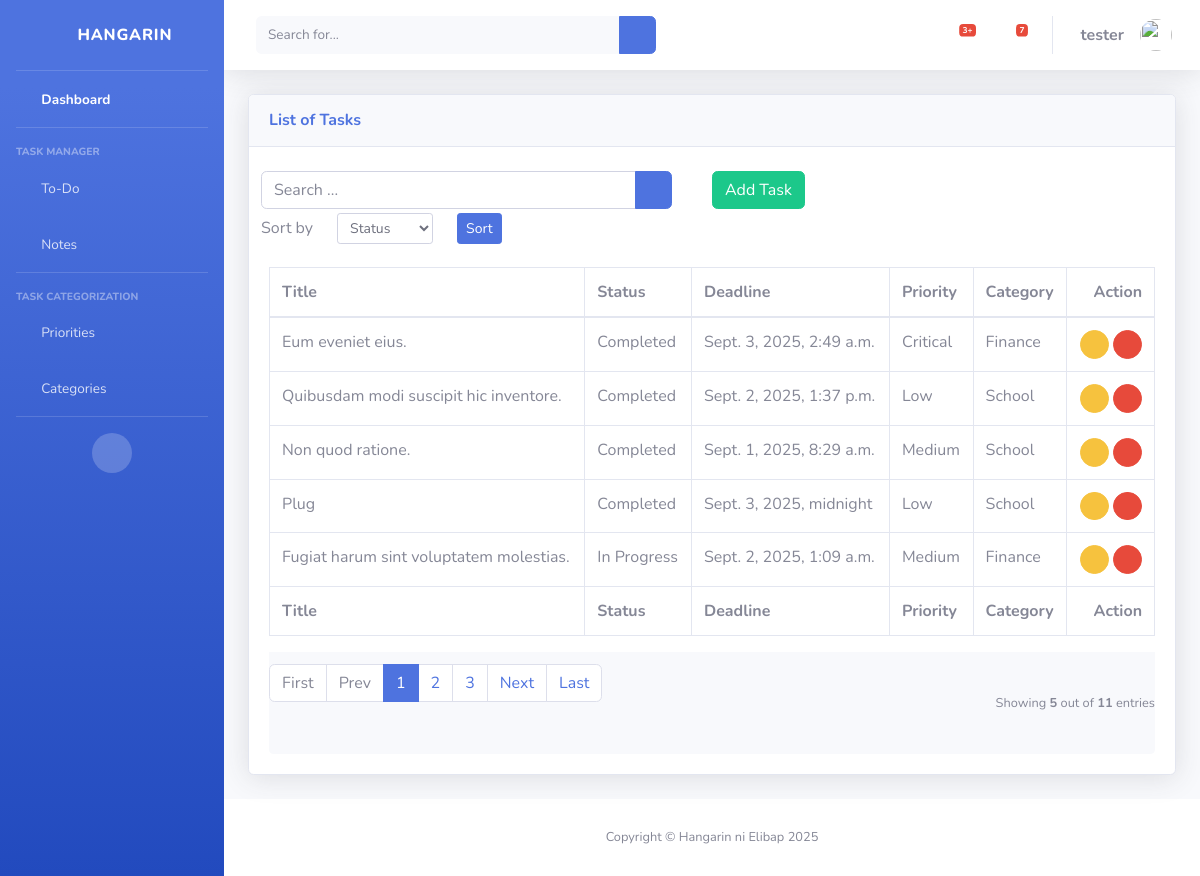
/task_list (signed in), run on the app's committed database.
### taskmanager/models.py (models this page shows, shortened)
class BaseModel(models.Model):
    created_at = models.DateTimeField(auto_now_add=True, db_index=True)
    updated_at = models.DateTimeField(auto_now=True)
    class Meta:
        abstract = True

class Task(BaseModel):
    title = models.CharField(max_length=150)
    description = models.CharField(max_length=500)
    deadline = models.DateTimeField()
    status = models.CharField(max_length=50,
        choices=[
            ("Pending", "Pending"),
            ("In Progress ", "In Progress"),
            ("Completed", "Completed"),
        ], default="pending"
    )
    category = models.ForeignKey(Category, null=True, blank=True, on_delete=models.CASCADE)
    priority = models.ForeignKey(Priority, null=True, blank=True, on_delete=models.CASCADE)

class Priority(BaseModel):
    name = models.CharField(max_length=150)
    class Meta:
        verbose_name = "Priority"
        verbose_name_plural = "Priorities"
    def __str__(self):
        return self.name

class Category(BaseModel):
    name = models.CharField(max_length=150)
    class Meta:
        verbose_name = "Category"
        verbose_name_plural = "Categories"
        ordering=['name']
    def __str__(self):
        return self.name

### taskmanager/views.py (the view)
# urls.py: path('task_list', TaskList.as_view(), name='task-list'),
class TaskList(LoginRequiredMixin, ListView):
    model = Task
    context_object_name = 'task'
    template_name = 'task_list.html'
    paginate_by = 5
    def get_ordering(self):
        allowed = ["status", "priority", "category"]
        sort_by = self.request.GET.get("sort_by")
        if sort_by in allowed:
            return sort_by
        return "status"
    def get_queryset(self):
        qs = super().get_queryset()
        query = self.request.GET.get('q')
        if query:
            qs = qs.filter(
                Q(title__icontains=query) |
                Q(description__icontains=query)
            )
        return qs

### templates/task_list.html (shortened to what this page needs)
{% extends 'base.html' %} {% load static %} {% block content %}
<div class="content">
    <div class="container-fluid">
        <div class="row">
            <div class="col-md-12">
                <div class="card shadow mb-4">
                    <div class="card-header py-3">
                        <h6 class="m-0 font-weight-bold text-primary">List of Tasks</h6>
                    </div>
                    <br />
                    <div class="col-md-12 row">
                        <div class="col-md-6">
                            <form class="navbar-left navbar-form nav-search mr-md-3" action="{% url 'task-list' %}">
                                <div class="input-group">
                                    <input type="text" placeholder="Search ..." class="form-control" name="q" />
                                    <div class="input-group-append">
                                        <button class="btn btn-primary" type="submit">
                                            <i class="fas fa-search fa-sm"></i>
                                        </button>
                                    </div>
                                </div>
                            </form>
                        </div>
                        <div class="col-md-6">
                            <div class="pull-right">
                                <a href="{% url 'task-add' %}" class="btn btn-success btn-rounded">Add Task</a>
                            </div>
                        </div>
                        <div class="col-md-12">
                            <form method="get" class="row g-2 align-items-center">
                                <div class="col-auto">
                                    <label for="smallSelect" class="col-form-label">Sort by</label>
                                </div>
                                <div class="col-auto">
                                    <select class="form-control form-control-sm" id="smallSelect" name="sort_by">
                                        <option value="status" {% if request.GET.sort_by == "status" %} selected {% endif %}>Status</option>
                                    </select>
                                </div>
                                <div class="col-auto">
                                    <button type="submit" class="btn btn-primary btn-sm btn-rounded">Sort</button>
                                </div>
                            </form>
                        </div>
                    </div>
                    <div class="card-body">
                        <div class="table-responsive">
                            <table class="table table-bordered" id="dataTable" width="100%" cellspacing="0">
                                <thead>
                                    <tr>
                                        <th scope="col">Title</th>
                                        <th scope="col">Status</th>
                                        <th scope="col">Deadline</th>
                                        <th scope="col">Priority</th>
                                        <th scope="col">Category</th>
                                        <th class="text-right" scope="col">Action</th>
                                    </tr>
                                </thead>
                                <tfoot>
                                    <tr>
                                        <th scope="col">Title</th>
                                        <th scope="col">Status</th>
                                        <th scope="col">Deadline</th>
                                        <th scope="col">Priority</th>
                                        <th scope="col">Category</th>
                                        <th class="text-right" scope="col">Action</th>
                                    </tr>
                                </tfoot>
                                <tbody>
                                    {% for object in object_list %}
                                    <tr>
                                        <td>{{ object.title }}</td>
                                        <td>{{ object.status }}</td>
                                        <td>{{ object.deadline }}</td>
                                        <td>{{ object.priority }}</td>
                                        <td>{{ object.category }}</td>
                                        <td class="text-right">
                                            <a class="btn btn-warning btn-circle btn-sm"
                                                href="task_list/{{ object.id }}">
                                                <i class="fas fa-wrench"></i>
                                            </a>
                                            <a class="btn btn-danger btn-circle btn-sm"
                                                href="task_list/{{ object.id }}/delete">
                                                <i class="fas fa-trash"></i>
                                            </a>
                                        </td>
                                    </tr>
                                    {% empty %}
                                    <tr>
                                        <td colspan="4" style="text-align: center">
                                            <p class="text-sm font-weight-bold mb-0">No Records Found</p>
                                        </td>
                                    </tr>
                                    {% endfor %}
                                </tbody>
                            </table>
                            {% include 'includes/pagination.html' %}
                        </div>
                    </div>
                </div>
            </div>
        </div>
    </div>
</div>
{% endblock %}

### templates/base.html (shortened to what this page needs)
{% load static %}
{% load pwa %}
<!DOCTYPE html>
<html lang="en">
<head>
    <link rel="stylesheet" href="{% static 'css/sb-admin-2.min.css' %}">
    <link href="{% static 'vendor/fontawesome-free/css/all.min.css' %}" rel="stylesheet" type="text/css">
</head>
<body id="page-top">
    <div id="wrapper">
        <ul class="navbar-nav bg-gradient-primary sidebar sidebar-dark accordion" id="accordionSidebar">
            <a class="sidebar-brand d-flex align-items-center justify-content-center" href="{% url 'home' %}">
                <div class="sidebar-brand-icon rotate-n-15">
                    <i class="fas fa-clipboard-list"></i>
                </div>
                <div class="sidebar-brand-text mx-3">Hangarin</div>
            </a>
            <hr class="sidebar-divider my-0">
            <li class="nav-item active">
                <a class="nav-link" href="{% url 'home' %}">
                    <i class="fas fa-fw fa-tachometer-alt"></i>
                    <span>Dashboard</span></a>
            </li>
            <hr class="sidebar-divider">
            <div class="sidebar-heading">
                Task Manager
            </div>
            <li class="nav-item">
                <a class="nav-link collapsed" href="#" data-toggle="collapse" data-target="#collapseUtilities"
                    aria-expanded="true" aria-controls="collapseUtilities">
                    <i class="fas fa-fw fa-clipboard-list"></i>
                    <span>To-Do</span>
                </a>
            </li>
            <li class="nav-item">
                <a class="nav-link" href="{% url 'note-list' %}">
                    <i class="fas fa-fw fa-comments"></i>
                    <span>Notes</span></a>
            </li>
            <hr class="sidebar-divider">
            <div class="sidebar-heading">
                Task Categorization
            </div>
            <li class="nav-item">
                <a class="nav-link" href="{% url 'priority-list' %}">
                    <i class="fas fa-fw fa-calendar"></i>
                    <span>Priorities</span></a>
            </li>
            <li class="nav-item">
                <a class="nav-link" href="{% url 'category-list' %}">
                    <i class="fas fa-fw fa-folder"></i>
                    <span>Categories</span></a>
            </li>
            <hr class="sidebar-divider d-none d-md-block">
            <div class="text-center d-none d-md-inline">
                <button class="rounded-circle border-0" id="sidebarToggle"></button>
            </div>
        </ul>
        <div id="content-wrapper" class="d-flex flex-column">
            <div id="content">
                <nav class="navbar navbar-expand navbar-light bg-white topbar mb-4 static-top shadow">
                    <form
                        class="d-none d-sm-inline-block form-inline mr-auto ml-md-3 my-2 my-md-0 mw-100 navbar-search">
                        <div class="input-group">
                            <input type="text" class="form-control bg-light border-0 small" placeholder="Search for..."
                                aria-label="Search" aria-describedby="basic-addon2">
                            <div class="input-group-append">
                                <button class="btn btn-primary" type="button">
                                    <i class="fas fa-search fa-sm"></i>
                                </button>
                            </div>
                        </div>
                    </form>
                    <ul class="navbar-nav ml-auto">
                        <li class="nav-item dropdown no-arrow mx-1">
                            <a class="nav-link dropdown-toggle" href="#" id="alertsDropdown" role="button"
                                data-toggle="dropdown" aria-haspopup="true" aria-expanded="false">
                                <i class="fas fa-bell fa-fw"></i>
                                <span class="badge badge-danger badge-counter">3+</span>
                            </a>
                        </li>
                        <li class="nav-item dropdown no-arrow mx-1">
                            <a class="nav-link dropdown-toggle" href="#" id="messagesDropdown" role="button"
                                data-toggle="dropdown" aria-haspopup="true" aria-expanded="false">
                                <i class="fas fa-envelope fa-fw"></i>
                                <span class="badge badge-danger badge-counter">7</span>
                            </a>
                        </li>
                        <li class="nav-item dropdown no-arrow">
                            <a class="nav-link dropdown-toggle" href="#" id="userDropdown" role="button"
                                data-toggle="dropdown" aria-haspopup="true" aria-expanded="false">
                                <span class="mr-3 d-none d-lg-inline text-gray-600"><b>{{ request.user.username }}</b></span>
                                <img class="img-profile rounded-circle"
                                    src="{% static 'img/undraw_profile.svg'%}">
                            </a>
                        </li>
                    </ul>
                </nav>
                {% block content %}
                {% endblock %}
            </div>
            <footer class="sticky-footer bg-white">
                <div class="container my-auto">
                    <div class="copyright text-center my-auto">
                        <span>Copyright &copy; Hangarin ni Elibap 2025</span>
                    </div>
                </div>
            </footer>
        </div>
    </div>
</body>
</html>

### data on the page
Task: title "Eum eveniet eius.", status "Completed", deadline "Sept. 3, 2025, 2:49 a.m.", priority "Critical", category "Finance"
Task: title "Quibusdam modi suscipit hic inventore.", status "Completed", deadline "Sept. 2, 2025, 1:37 p.m.", priority "Low", category "School"
Task: title "Non quod ratione.", status "Completed", deadline "Sept. 1, 2025, 8:29 a.m.", priority "Medium", category "School"
Task: title "Plug", status "Completed", deadline "Sept. 3, 2025, midnight", priority "Low", category "School"
Task: title "Fugiat harum sint voluptatem molestias.", status "In Progress", deadline "Sept. 2, 2025, 1:09 a.m.", priority "Medium", category "Finance"

### other printed values
{{ request.user.username }} "tester"
{{ page_num }} "1"
{{ page_num }} "2" "3"
{{ object_list.count }} "5"
{{ paginator.count }} "11"
